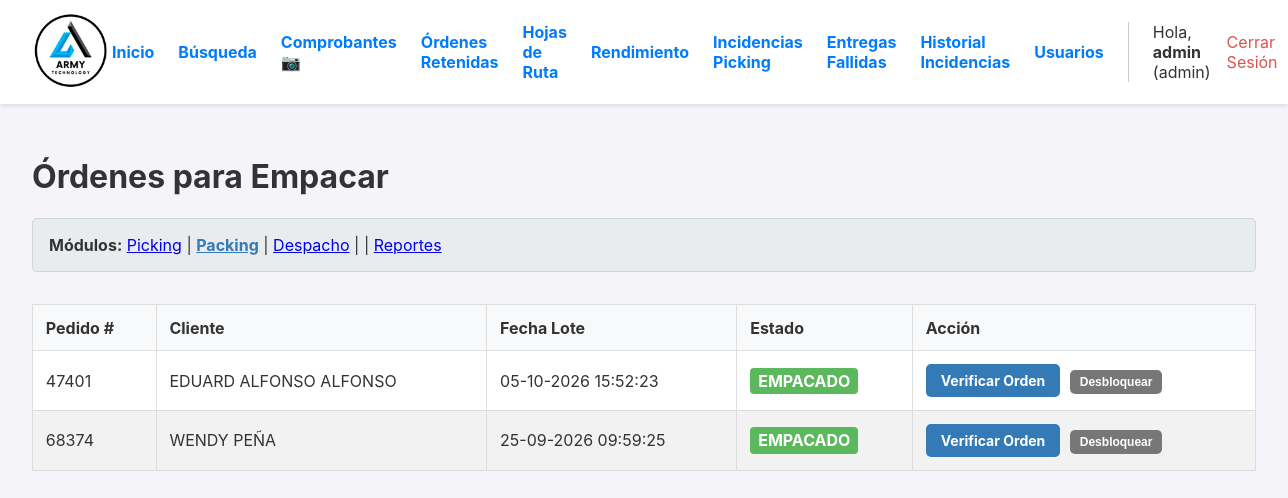
/packing (signed in), run on the app's committed database.
### app.py (models this page shows, shortened)
class User(UserMixin, db.Model):
    id = db.Column(db.Integer, primary_key=True)
    username = db.Column(db.String(80), unique=True, nullable=False)
    password_hash = db.Column(db.String(256), nullable=False)
    role = db.Column(db.String(20), nullable=False, default='operario')

class Orden(db.Model):
    id = db.Column(db.Integer, primary_key=True)
    numero_pedido = db.Column(db.String(50), unique=True, nullable=False)
    cliente_nombre = db.Column(db.String(200), nullable=False)
    cliente_direccion = db.Column(db.String(300), nullable=True)
    estado = db.Column(db.String(30), nullable=False, default='PENDIENTE')
    fecha_creacion = db.Column(db.DateTime, nullable=False, default=datetime.datetime.utcnow)
    lote_id = db.Column(db.Integer, db.ForeignKey('lote_picking.id'), nullable=True)
    items = db.relationship('ItemOrden', backref='orden', lazy=True, cascade="all, delete-orphan")
    fecha_inicio_picking = db.Column(db.DateTime, nullable=True)
    fecha_fin_picking = db.Column(db.DateTime, nullable=True)
    fecha_fin_packing = db.Column(db.DateTime, nullable=True)
    fecha_despacho = db.Column(db.DateTime, nullable=True)
    packer_id = db.Column(db.Integer, db.ForeignKey('user.id', ondelete='SET NULL'), nullable=True)
    packer = db.relationship('User', foreign_keys=[packer_id])
    devolucion_confirmada = db.Column(db.Boolean, default=False, nullable=False)
    bultos = db.relationship('Bulto', backref='orden', cascade="all, delete-orphan")
    hoja_de_ruta_id = db.Column(db.Integer, db.ForeignKey('hoja_de_ruta.id'), nullable=True)
    destino_id = db.Column(db.Integer, db.ForeignKey('destino.id'), nullable=True)
    destino = db.relationship('Destino', backref='ordenes')
    guia_encomienda = db.Column(db.String(100), nullable=True)
    nota_entrega = db.Column(db.Text, nullable=True)
    fecha_entrega_final = db.Column(db.DateTime, nullable=True)
    nota_bodega = db.Column(db.Text, nullable=True)
    foto_guia_url = db.Column(db.String(500), nullable=True)

class LotePicking(db.Model):
    id = db.Column(db.Integer, primary_key=True)
    fecha_creacion = db.Column(db.DateTime, nullable=False, default=datetime.datetime.utcnow)
    estado = db.Column(db.String(20), nullable=False, default='ACTIVO')
    ordenes = db.relationship('Orden', backref='lote', lazy=True)
    operario_id = db.Column(db.Integer, db.ForeignKey('user.id', ondelete='SET NULL'), nullable=True)
    operario = db.relationship('User', backref='lotes_asignados')

### app.py (the view)
@app.route('/packing')
@login_required
def dashboard_packing():
    ordenes_para_packing = Orden.query.filter_by(estado='EMPACADO').order_by(Orden.fecha_creacion.asc()).all()
    return render_template('dashboard_packing.html', ordenes=ordenes_para_packing)

### app.py (called while the page is built)
@login_manager.user_loader
def load_user(user_id):
    return db.session.get(User, int(user_id))

@app.template_filter('localtime')
def to_localtime_filter(utc_datetime):
    if not utc_datetime: return ""
    local_tz = pytz.timezone('America/Costa_Rica')
    local_dt = utc_datetime.replace(tzinfo=pytz.utc).astimezone(local_tz)
    return local_dt.strftime('%d-%m-%Y %H:%M:%S')

### templates/dashboard_packing.html (shortened to what this page needs)
{% extends "layout.html" %}
{% block content %}
    <h1>Órdenes para Empacar</h1>
    <div class="navegacion-modulos" style="margin-bottom: 2rem;">
        <strong>Módulos:</strong>
        <a href="{{ url_for('dashboard') }}">Picking</a> |
        <a href="{{ url_for('dashboard_packing') }}" style="font-weight: bold; color: #337ab7;">Packing</a> |
        <a href="{{ url_for('dashboard_despacho') }}">Despacho</a> |
        {% if current_user.role == 'admin' %}
        | <a href="{{ url_for('reportes_y_busqueda') }}">Reportes</a>
        {% endif %}
    </div>
    <table>
        <thead>
            <tr>
                <th>Pedido #</th>
                <th>Cliente</th>
                <th>Fecha Lote</th>
                <th>Estado</th>
                <th>Acción</th>
            </tr>
        </thead>
        <tbody>
            {% for orden in ordenes %}
            <tr>
                <td>{{ orden.numero_pedido }}</td>
                <td>{{ orden.cliente_nombre }}</td>
                <td>{{ orden.lote.fecha_creacion | localtime if orden.lote else 'N/A' }}</td>
                <td>
                    <span class="estado estado-{{ orden.estado }}">{{ orden.estado.replace('_', ' ') }}</span>
                </td>
                <td>
                    <a href="{{ url_for('detalle_packing', orden_id=orden.id) }}" class="action-link">Verificar Orden</a>
                    {% if current_user.role == 'admin' %}
                        <form action="{{ url_for('desbloquear_orden_packing', orden_id=orden.id) }}" method="POST" style="display: inline;"
                              onsubmit="return confirm('¿Está seguro de que desea forzar el avance de esta orden a Despacho? Úselo solo para órdenes atascadas.');">
                            <button type="submit" class="action-link unlock-btn">Desbloquear</button>
                        </form>
                    {% endif %}
                </td>
            </tr>
            {% else %}
            <tr>
                <td colspan="5" style="text-align: center; padding: 2em;">No hay órdenes para empacar en este momento. ¡Buen trabajo en el picking!</td>
            </tr>
            {% endfor %}
        </tbody>
    </table>
{% endblock %}

### templates/layout.html (shortened to what this page needs)
<!DOCTYPE html>
<html lang="es">
<head>
</head>
<body>
    <header>
        <div class="logo">
            <a href="{{ url_for('dashboard') }}">
                <img src="{{ url_for('static', filename='img/logo.png') }}" alt="Logo de la Empresa">
            </a>
        </div>
        <nav class="nav">
             {% if current_user.is_authenticated %}
                {% if current_user.role == 'admin' %}
                    <div class="nav-admin-links">
                        <a href="{{ url_for('dashboard') }}">Inicio</a>
                        <a href="{{ url_for('reportes_y_busqueda') }}">Búsqueda</a>
                        <a href="{{ url_for('galeria_comprobantes') }}">Comprobantes 📷</a>
                        <a href="{{ url_for('ordenes_retenidas') }}">Órdenes Retenidas</a>
                        <a href="{{ url_for('gestionar_rutas') }}">Hojas de Ruta</a>
                        <a href="{{ url_for('reporte_operarios') }}">Rendimiento</a>
                        <a href="{{ url_for('gestionar_incidencias') }}" class="nav-link-with-badge">
                            Incidencias Picking
                        </a>
                        <a href="{{ url_for('gestionar_entregas_fallidas') }}" class="nav-link-with-badge">
                            Entregas Fallidas
                        </a>
                        <a href="{{ url_for('historial_incidencias') }}">Historial Incidencias</a>
                        <a href="{{ url_for('gestionar_usuarios') }}">Usuarios</a>
                    </div>
                {% endif %}
                <div class="user-info">
                    <span>Hola, <strong>{{ current_user.username }}</strong> ({{ current_user.role }})</span>
                    <a href="{{ url_for('logout') }}" style="color: #d9534f;">Cerrar Sesión</a>
                </div>
             {% endif %}
        </nav>
    </header>
    <main>
        {% block content %}{% endblock %}
    </main>
</body>
</html>

### templates/layout.html (style rules this page uses)
body { font-family: -apple-system, BlinkMacSystemFont, "Segoe UI", Roboto, "Helvetica Neue", Arial, sans-serif; margin: 0; background-color: #f4f4f9; color: #333; }
header { background-color: #fff; padding: 10px 2em; display: flex; justify-content: space-between; align-items: center; box-shadow: 0 2px 4px rgba(0,0,0,0.1); position: sticky; top: 0; z-index: 100; }
.logo img { height: 80px; }
.nav { display: flex; align-items: center; gap: 1em; }
.nav-admin-links { display: flex; align-items: center; gap: 1.5em; font-weight: bold; border-right: 1px solid #ccc; padding-right: 1.5em; margin-right: 0.5em; }
.nav-admin-links a, .user-info a { text-decoration: none; color: #007bff; }
.user-info { display: flex; align-items: center; gap: 1em; }
main { padding: 2em; }
* { box-sizing: border-box; }
main { padding: 1em; }
@media (min-width: 768px) { main { padding: 2em; } }
.nav-link-with-badge { position: relative; text-decoration: none; }

### templates/dashboard_packing.html (style rules this page uses)
.estado { font-weight: bold; padding: 0.2em 0.5em; border-radius: 4px; color: white; display: inline-block; }
.estado-EMPACADO { background-color: #5cb85c; }
table { width: 100%; border-collapse: collapse; margin-top: 1em; background-color: white; }
th, td { border: 1px solid #ddd; padding: 0.8em; text-align: left; }
th { background-color: #f8f9fa; }
tr:nth-child(even) { background-color: #f2f2f2; }
.action-link { display: inline-block; padding: 8px 15px; font-size: 14px; font-weight: bold; color: white; background-color: #337ab7; border: none; border-radius: 5px; text-decoration: none; text-align: center; cursor: pointer; transition: background-color 0.2s; }
.navegacion-modulos { margin-bottom: 1.5em; padding: 1em; background-color: #e9ecef; border-radius: 5px; border: 1px solid #ced4da; }
.unlock-btn { background-color: #777; font-size: 12px; padding: 5px 10px; margin-left: 5px; }

### data on the page
User: username "admin", role "admin"
Orden: numero_pedido "47401", cliente_nombre "EDUARD ALFONSO ALFONSO", lote.fecha_creacion "05-10-2026 15:52:23", estado.replace "EMPACADO"
Orden: numero_pedido "68374", cliente_nombre "WENDY PEÑA", lote.fecha_creacion "25-09-2026 09:59:25", estado.replace "EMPACADO"
